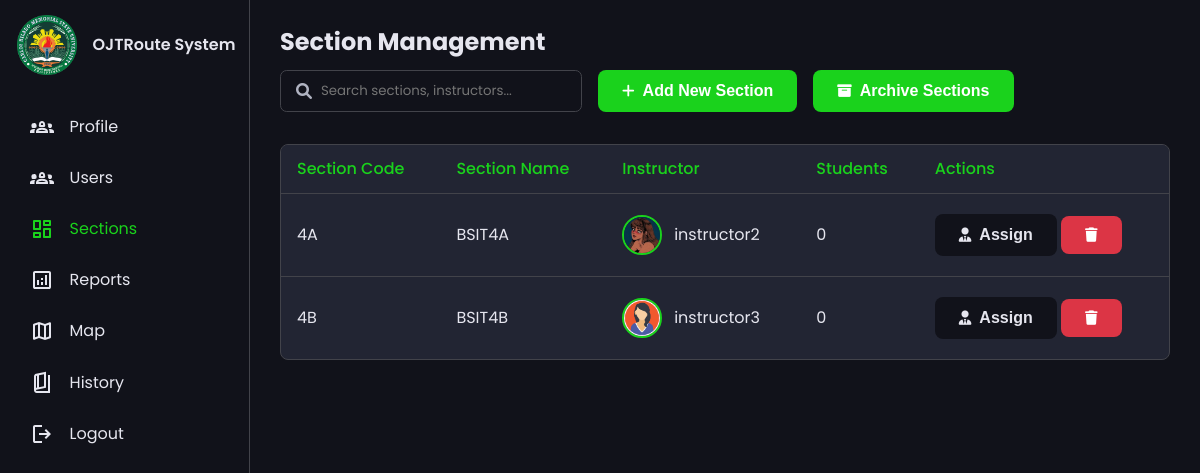
/admin/admin_section.php (signed in), run on an earlier commit of the app's database.
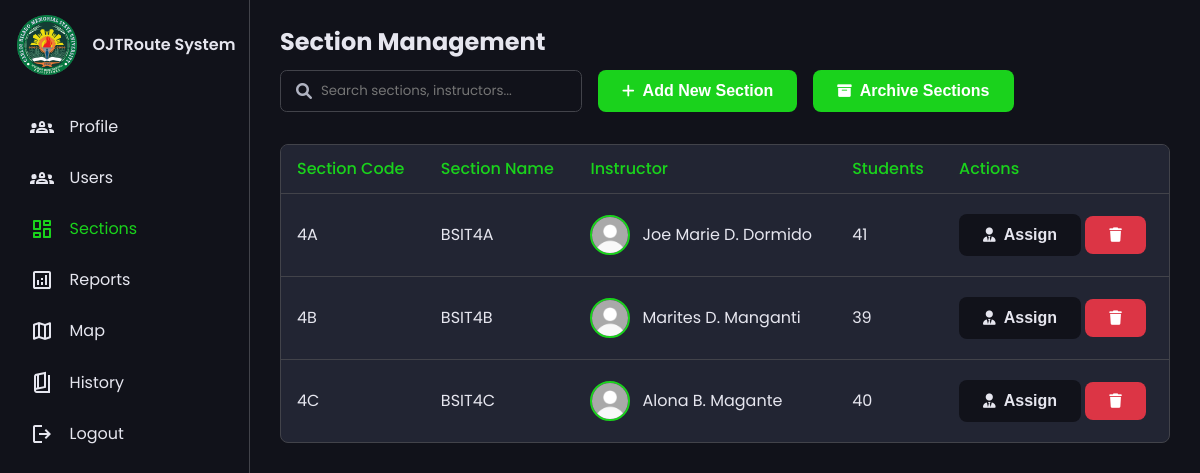
And on a later commit of the database.
### tables this page shows
CREATE TABLE `sections` (
  `id` int(11) UNSIGNED NOT NULL,
  `section_code` varchar(10) NOT NULL COMMENT 'Short code like "4A", "4B", "4C"',
  `section_name` varchar(50) NOT NULL COMMENT 'Full name like "BSIT-4A", "BSIT-4B"',
  `department` varchar(100) NOT NULL COMMENT 'College of Computer Studies, College of Education, etc.',
  `instructor_id` int(11) UNSIGNED DEFAULT NULL COMMENT 'Assigned instructor/supervisor (FK to instructors)',
  `year` varchar(10) NOT NULL COMMENT 'Academic year e.g., "2025"',
  `is_active` tinyint(1) NOT NULL DEFAULT 1 COMMENT 'Whether this section is currently active',
  `created_at` timestamp NOT NULL DEFAULT current_timestamp(),
  `updated_at` timestamp NOT NULL DEFAULT current_timestamp() ON UPDATE current_timestamp()
);

CREATE TABLE `users` (
  `id` int(11) UNSIGNED NOT NULL,
  `school_id` varchar(20) NOT NULL COMMENT 'School/Employee ID used in CSV & listings',
  `full_name` varchar(100) NOT NULL,
  `email` varchar(100) NOT NULL,
  `password_hash` varchar(255) NOT NULL COMMENT 'Hashed password (bcrypt/argon2)',
  `role` enum('admin','student','instructor') NOT NULL,
  `gender` enum('male','female','non-binary') DEFAULT NULL,
  `section_id` int(11) UNSIGNED DEFAULT NULL COMMENT 'FK to sections - only for students',
  `contact` varchar(20) DEFAULT NULL COMMENT 'Contact number',
  `facebook_name` varchar(100) DEFAULT NULL COMMENT 'Facebook name/username',
  `year` varchar(10) DEFAULT NULL COMMENT 'Academic year',
  `profile_pic_path` varchar(255) DEFAULT NULL COMMENT 'Path to profile picture',
  `is_archived` tinyint(1) NOT NULL DEFAULT 0 COMMENT 'For archive-by-year feature',
  `archived_at` timestamp NULL DEFAULT NULL,
  `created_at` timestamp NOT NULL DEFAULT current_timestamp(),
  `updated_at` timestamp NOT NULL DEFAULT current_timestamp() ON UPDATE current_timestamp()
);

### config/database.php (called while the page is built)
<?php
return [
    'host' => 'localhost',
    'dbname' => 'ojt_db',
    'username' => 'root',
    'password' => '',
    'charset' => 'utf8mb4',
    'options' => [
        PDO::ATTR_ERRMODE => PDO::ERRMODE_EXCEPTION,
        PDO::ATTR_DEFAULT_FETCH_MODE => PDO::FETCH_ASSOC,
        PDO::ATTR_EMULATE_PREPARES => false,
    ]
];

### app/services/SectionService.php (called while the page is built, shortened)
<?php
class SectionService
{
    private $db;
    public function __construct()
    {
        $config = require __DIR__ . '/../../config/database.php';
        $this->db = $this->connect($config);
    }
    private function connect($config)
    {
        try {
            $dsn = "mysql:host={$config['host']};dbname={$config['dbname']};charset={$config['charset']}";
            $pdo = new PDO($dsn, $config['username'], $config['password'], $config['options']);
            return $pdo;
        } catch (PDOException $e) {
            error_log('Database connection error: ' . $e->getMessage());
            throw new \Exception('Database connection failed');
        }
    }
    public function getSections($search = '')
    {
        $sql = "
            SELECT
                s.id,
                s.section_code,
                s.section_name,
                s.department,
                s.year,
                s.is_active,
                s.instructor_id,
                i.id as instructor_table_id,
                u.id as instructor_user_id,
                u.school_id as instructor_school_id,
                u.full_name as instructor_name,
                u.email as instructor_email,
                u.contact as instructor_contact,
                u.profile_pic_path as instructor_avatar,
                COUNT(DISTINCT st.id) as student_count
            FROM sections s
            LEFT JOIN instructors i ON s.instructor_id = i.id
            LEFT JOIN users u ON i.user_id = u.id
            LEFT JOIN users st ON st.section_id = s.id AND st.role = 'student' AND st.is_archived = 0
            WHERE s.is_active = 1
        ";
        $params = [];
        $sql .= " GROUP BY s.id ORDER BY s.section_code ASC";
        $stmt = $this->db->prepare($sql);
        $stmt->execute($params);
        return $stmt->fetchAll();
    }
}

### public/admin/admin_section.php (the view, shortened to what the changed rows need)
<?php
require_once __DIR__ . '/../../app/services/SectionService.php';
$sectionService = new SectionService();
$sections = $sectionService->getSections();
?>
<!DOCTYPE html>
<html lang="en">
<head>
    <link rel="stylesheet" href="../css/admin_style.css">
    <link rel="stylesheet" href="https://cdnjs.cloudflare.com/ajax/libs/font-awesome/6.0.0/css/all.min.css">
</head>
<body>
    <main>
        <div class="header-section">
            <h2>Section Management</h2>
        </div>
        <div class="table-responsive">
            <table class="section-table">
                <thead>
                    <tr>
                        <th>Section Code</th>
                        <th>Section Name</th>
                        <th>Instructor</th>
                        <th>Students</th>
                        <th>Actions</th>
                    </tr>
                </thead>
                <tbody id="sectionsTableBody">
                    <?php if (empty($sections)): ?>
                        <tr>
                            <td colspan="5" class="no-data">No sections found</td>
                        </tr>
                    <?php else: ?>
                        <?php foreach ($sections as $section): ?>
                            <tr class="clickable-row" data-section-id="<?php echo htmlspecialchars($section['id']); ?>"
                                onclick="showInstructorProfileBySection(<?php echo htmlspecialchars($section['id']); ?>)">
                                <td><?php echo htmlspecialchars($section['section_code']); ?></td>
                                <td><?php echo htmlspecialchars($section['section_name']); ?></td>
                                <td>
                                    <?php if ($section['instructor_name']): ?>
                                        <div class="instructor-cell">
                                            <img src="<?php echo htmlspecialchars($section['instructor_avatar'] ?: '../../storage/images/default_profile.jpg'); ?>"
                                                alt="<?php echo htmlspecialchars($section['instructor_name']); ?>"
                                                class="instructor-avatar-sm"
                                                onerror="this.src='../../storage/images/default_profile.jpg'">
                                            <span
                                                class="instructor-name"><?php echo htmlspecialchars($section['instructor_name']); ?></span>
                                        </div>
                                    <?php else: ?>
                                        <span>-</span>
                                    <?php endif; ?>
                                </td>
                                <td><?php echo htmlspecialchars($section['student_count']); ?></td>
                                <td>
                                    <div class="action-buttons">
                                        <button class="btn"
                                            onclick="event.stopPropagation(); openAssignInstructorModal(<?php echo htmlspecialchars($section['id']); ?>, '<?php echo htmlspecialchars($section['section_code']); ?>', '<?php echo htmlspecialchars($section['section_name']); ?>')">
                                            <i class="fas fa-user-tie"></i> Assign
                                        </button>
                                        <button class="btn btn-danger"
                                            onclick="event.stopPropagation(); confirmDelete(<?php echo htmlspecialchars($section['id']); ?>, '<?php echo htmlspecialchars($section['section_code']); ?>')">
                                            <i class="fas fa-trash"></i>
                                        </button>
                                    </div>
                                </td>
                            </tr>
                        <?php endforeach; ?>
                    <?php endif; ?>
                </tbody>
            </table>
        </div>
    </main>
</body>
</html>

What changed in the data, as far as the page shows it:
removed sections: section_code "4A", section_name "BSIT4A", users.profile_pic_path (picture), users.full_name "instructor2", student_count "0"
removed sections: section_code "4B", section_name "BSIT4B", users.profile_pic_path (picture), users.full_name "instructor3", student_count "0"
added sections: section_code "4A", section_name "BSIT4A", users.full_name "Joe Marie D. Dormido", student_count "41"
added sections: section_code "4B", section_name "BSIT4B", users.full_name "Marites D. Manganti", student_count "39"
added sections: section_code "4C", section_name "BSIT4C", users.full_name "Alona B. Magante", student_count "40"
